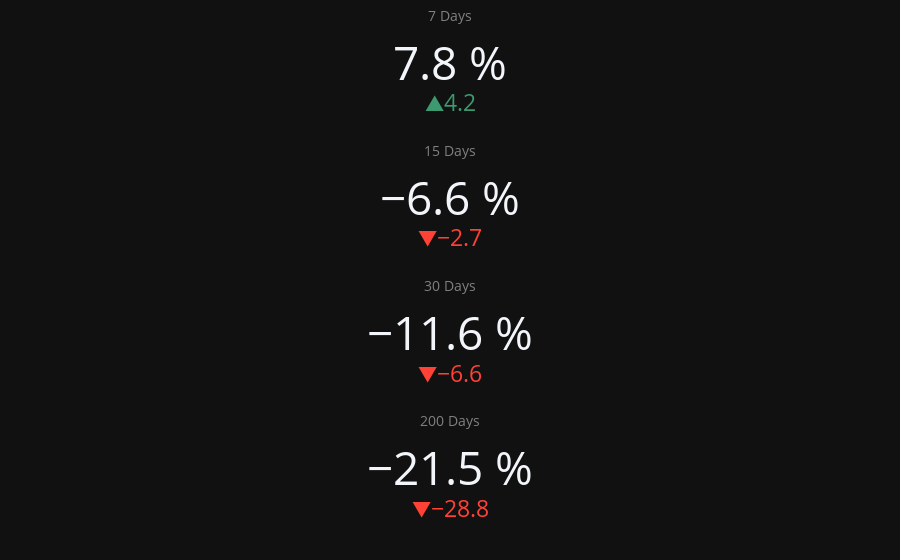

Write notebook code for a chart like this one.
### Code cell
indicators_ptf = go.Figure()
indicators_ptf.layout.template = CHART_THEME
indicators_ptf.add_trace(go.Indicator(
    mode = "number+delta",
    value = kpi_portfolio7d_pct,
    number = {'suffix': " %"},
    title = {"text": "<br><span style='font-size:0.7em;color:gray'>7 Days</span>"},
    delta = {'position': "bottom", 'reference': kpi_sp500_7d_pct, 'relative': False},
    domain = {'row': 0, 'column': 0}))

indicators_ptf.add_trace(go.Indicator(
    mode = "number+delta",
    value = kpi_portfolio15d_pct,
    number = {'suffix': " %"},
    title = {"text": "<span style='font-size:0.7em;color:gray'>15 Days</span>"},
    delta = {'position': "bottom", 'reference': kpi_sp500_15d_pct, 'relative': False},
    domain = {'row': 1, 'column': 0}))

indicators_ptf.add_trace(go.Indicator(
    mode = "number+delta",
    value = kpi_portfolio30d_pct,
    number = {'suffix': " %"},
    title = {"text": "<span style='font-size:0.7em;color:gray'>30 Days</span>"},
    delta = {'position': "bottom", 'reference': kpi_sp500_30d_pct, 'relative': False},
    domain = {'row': 2, 'column': 0}))

indicators_ptf.add_trace(go.Indicator(
    mode = "number+delta",
    value = kpi_portfolio200d_pct,
    number = {'suffix': " %"},
    title = {"text": "<span style='font-size:0.7em;color:gray'>200 Days</span>"},
    delta = {'position': "bottom", 'reference': kpi_sp500_200d_pct, 'relative': False},
    domain = {'row': 3, 'column': 1}))

indicators_ptf.update_layout(
    grid = {'rows': 4, 'columns': 1, 'pattern': "independent"},
    margin=dict(l=50, r=50, t=30, b=30)
)

### Figure 1 — Plotly figure (JSON) as saved in the notebook; plotly's stock layout.template omitted (floating-point values rounded to 4 significant figures)
{"data": [{"delta": {"position": "bottom", "reference": 3.6, "relative": false}, "domain": {"column": 0, "row": 0}, "mode": "number+delta", "number": {"suffix": " %"}, "title": {"text": "<br><span style='font-size:0.7em;color:gray'>7 Days</span>"}, "type": "indicator", "value": 7.8}, {"delta": {"position": "bottom", "reference": -3.9, "relative": false}, "domain": {"column": 0, "row": 1}, "mode": "number+delta", "number": {"suffix": " %"}, "title": {"text": "<span style='font-size:0.7em;color:gray'>15 Days</span>"}, "type": "indicator", "value": -6.6}, {"delta": {"position": "bottom", "reference": -5, "relative": false}, "domain": {"column": 0, "row": 2}, "mode": "number+delta", "number": {"suffix": " %"}, "title": {"text": "<span style='font-size:0.7em;color:gray'>30 Days</span>"}, "type": "indicator", "value": -11.6}, {"delta": {"position": "bottom", "reference": 7.3, "relative": false}, "domain": {"column": 1, "row": 3}, "mode": "number+delta", "number": {"suffix": " %"}, "title": {"text": "<span style='font-size:0.7em;color:gray'>200 Days</span>"}, "type": "indicator", "value": -21.5}], "layout": {"grid": {"columns": 1, "pattern": "independent", "rows": 4}, "margin": {"b": 30, "l": 50, "r": 50, "t": 30}}}
